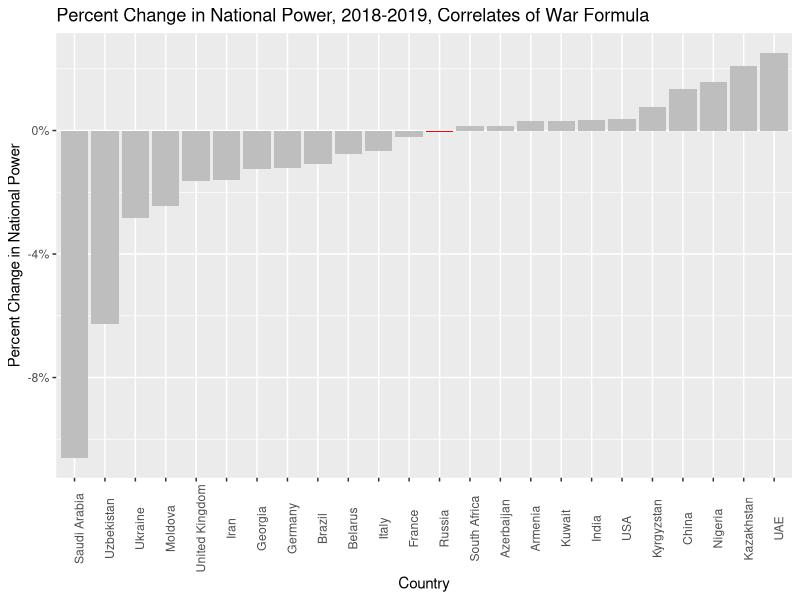
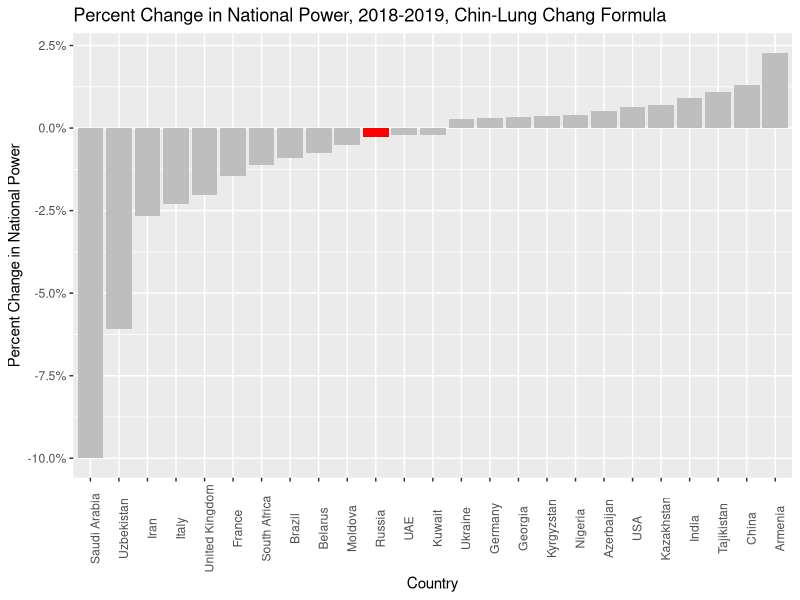
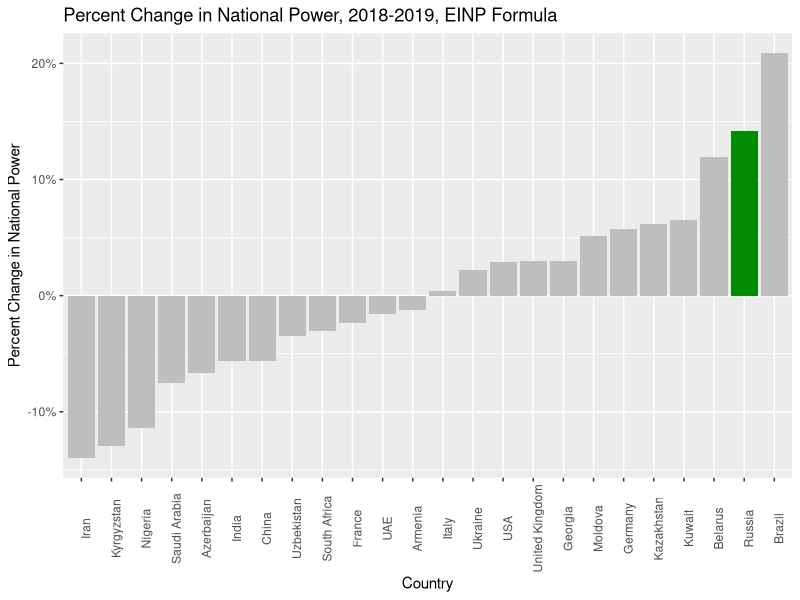
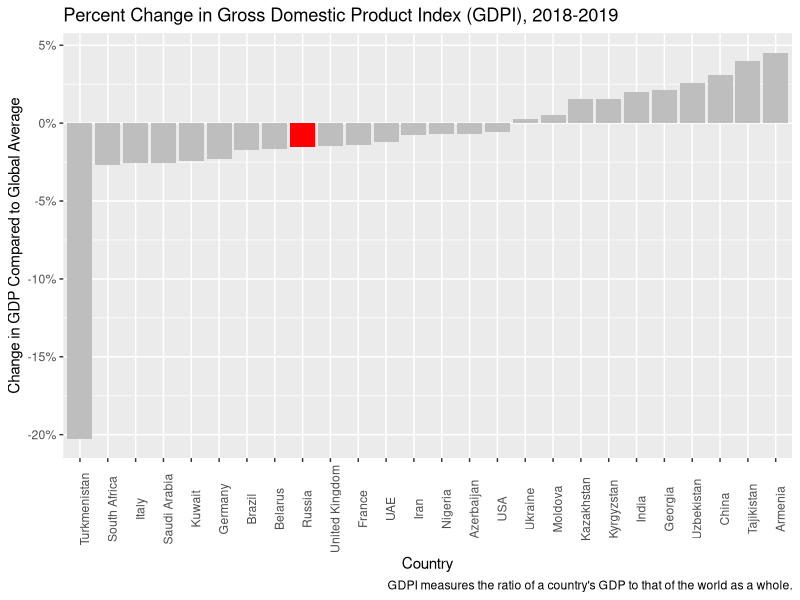
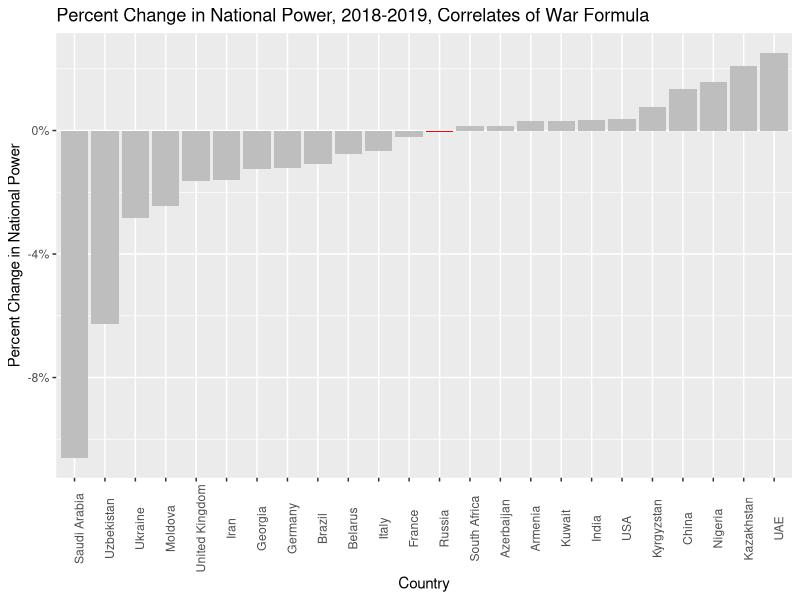
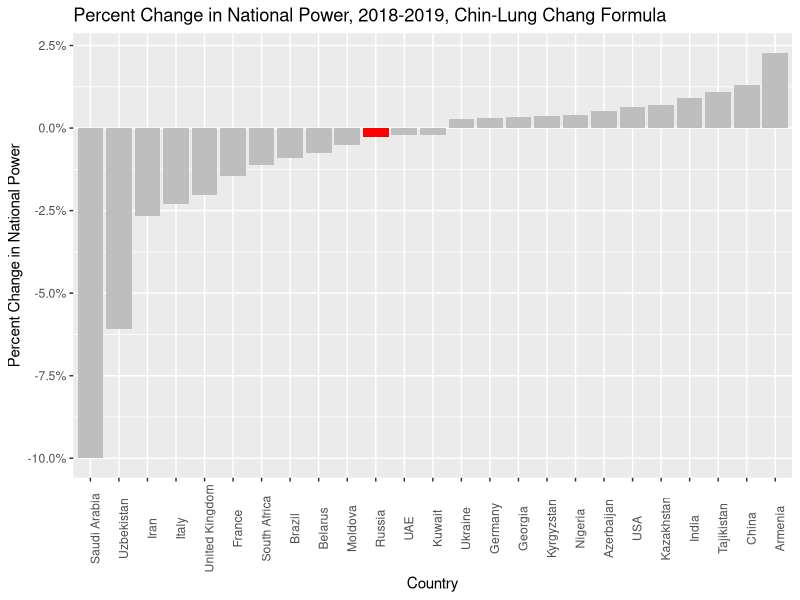
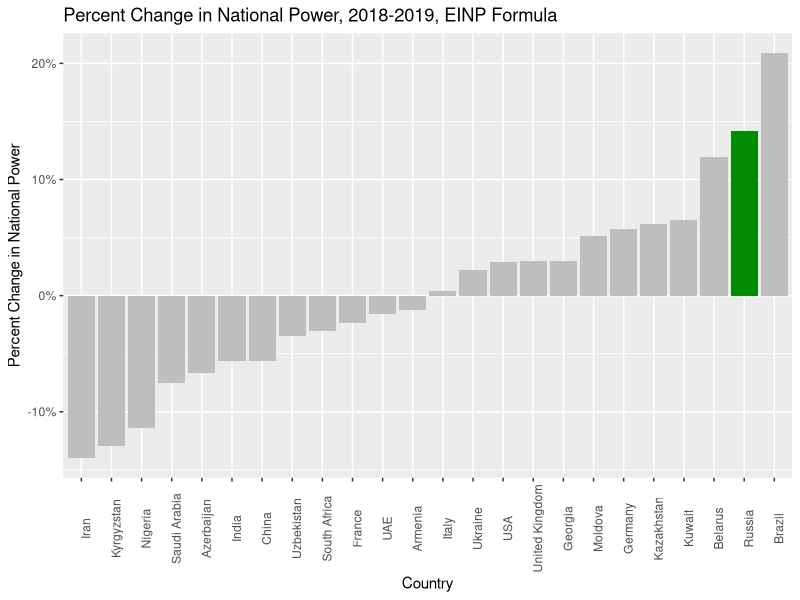
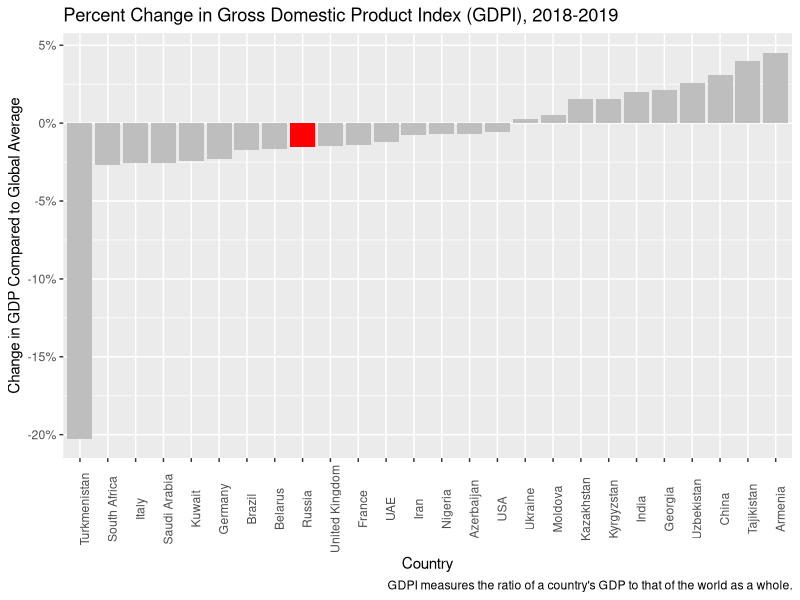

These charts were generated, in order, by the following R code:
## ---- chunk 1
knitr::opts_chunk$set(echo = FALSE)
library(tidyverse)
library(readxl)
## ---- chunk 2
correlates <- read_xlsx("raw-data/correlates_of_war.xlsx")

correlates <- correlates %>% 
  arrange(change) %>%
  mutate(ToHighlight = ifelse(Country == "Russia", "yes", "no" ))
## ---- chunk 3
corr <- ggplot(correlates, aes(x = reorder(Country, change), y = change, fill = ToHighlight)) +
  geom_col() +
  theme(axis.text.x = element_text(angle = 90)) +
  labs(x = "Country",
       y = "Percent Change in National Power",
       title = "Percent Change in National Power, 2018-2019, Correlates of War Formula") +
  scale_fill_manual(values = c("yes" = "red", "no" = "gray"), guide = FALSE ) +
  scale_y_continuous(labels = scales::percent)
corr

ggsave("corr.png")
## ---- chunk 4
chang <- read_xlsx("raw-data/chang.xlsx")

chang <- chang %>% 
  arrange(change) %>%
  mutate(ToHighlight = ifelse(Country == "Russia", "yes", "no" ))
## ---- chunk 5
cha <- ggplot(chang, aes(x = reorder(Country, change), y = change, fill = ToHighlight)) +
  geom_col() +
  theme(axis.text.x = element_text(angle = 90)) +
  labs(x = "Country",
       y = "Percent Change in National Power",
       title = "Percent Change in National Power, 2018-2019, Chin-Lung Chang Formula") +
  scale_fill_manual(values = c("yes" = "red", "no" = "gray"), guide = FALSE ) +
  scale_y_continuous(labels = scales::percent)
cha

ggsave("cha.png")
## ---- chunk 6
einp <- read_xlsx("raw-data/einp.xlsx")

einp <- einp %>%
  arrange(change) %>%
  mutate(ToHighlight = ifelse(Country == "Russia", "yes", "no" ))
## ---- chunk 7
ein <- ggplot(einp, aes(x = reorder(Country, change), y = change, fill = ToHighlight)) +
  geom_col() +
  theme(axis.text.x = element_text(angle = 90)) +
  labs(x = "Country",
       y = "Percent Change in National Power",
       title = "Percent Change in National Power, 2018-2019, EINP Formula") +
  scale_fill_manual(values = c("yes" = "green4", "no" = "gray"), guide = FALSE ) +
  scale_y_continuous(labels = scales::percent)
ein

ggsave("ein.png")
## ---- chunk 8
gdpi <- read_xlsx("raw-data/gdpi.xlsx")

gdpi <- gdpi %>%
  arrange(change) %>%
  mutate(ToHighlight = ifelse(Country == "Russia", "yes", "no" ))
## ---- chunk 9
gdp <- ggplot(gdpi, aes(x = reorder(Country, change), y = change, fill = ToHighlight)) +
  geom_col() +
  theme(axis.text.x = element_text(angle = 90)) +
  labs(x = "Country",
       y = "Change in GDP Compared to Global Average",
       title = "Percent Change in Gross Domestic Product Index (GDPI), 2018-2019",
       caption = "GDPI measures the ratio of a country's GDP to that of the world as a whole.") +
  scale_fill_manual(values = c("yes" = "red", "no" = "gray"), guide = FALSE ) +
  scale_y_continuous(labels = scales::percent)
gdp

ggsave("gdp.png")
